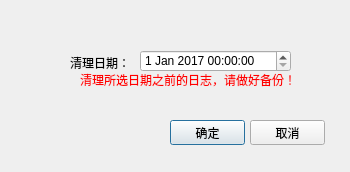
<?xml version="1.0" encoding="UTF-8"?>
<ui version="4.0">
 <class>cleanLogDialog</class>
 <widget class="QDialog" name="cleanLogDialog">
  <property name="geometry">
   <rect>
    <x>0</x>
    <y>0</y>
    <width>350</width>
    <height>172</height>
   </rect>
  </property>
  <property name="windowTitle">
   <string>Dialog</string>
  </property>
  <widget class="QDateTimeEdit" name="dateTimeEdit">
   <property name="geometry">
    <rect>
     <x>140</x>
     <y>50</y>
     <width>151</width>
     <height>22</height>
    </rect>
   </property>
   <property name="dateTime">
    <datetime>
     <hour>0</hour>
     <minute>0</minute>
     <second>0</second>
     <year>2017</year>
     <month>1</month>
     <day>1</day>
    </datetime>
   </property>
  </widget>
  <widget class="QPushButton" name="certainButton">
   <property name="geometry">
    <rect>
     <x>170</x>
     <y>120</y>
     <width>75</width>
     <height>25</height>
    </rect>
   </property>
   <property name="text">
    <string>确定</string>
   </property>
  </widget>
  <widget class="QPushButton" name="pushButton_2">
   <property name="geometry">
    <rect>
     <x>250</x>
     <y>120</y>
     <width>75</width>
     <height>25</height>
    </rect>
   </property>
   <property name="text">
    <string>取消</string>
   </property>
  </widget>
  <widget class="QLabel" name="label">
   <property name="geometry">
    <rect>
     <x>70</x>
     <y>55</y>
     <width>61</width>
     <height>16</height>
    </rect>
   </property>
   <property name="text">
    <string>清理日期：</string>
   </property>
  </widget>
  <widget class="QLabel" name="label_2">
   <property name="geometry">
    <rect>
     <x>80</x>
     <y>70</y>
     <width>221</width>
     <height>20</height>
    </rect>
   </property>
   <property name="styleSheet">
    <string notr="true">color: rgb(255, 0, 0);</string>
   </property>
   <property name="text">
    <string>清理所选日期之前的日志，请做好备份！</string>
   </property>
  </widget>
 </widget>
 <resources/>
 <connections>
  <connection>
   <sender>pushButton_2</sender>
   <signal>clicked()</signal>
   <receiver>cleanLogDialog</receiver>
   <slot>close()</slot>
   <hints>
    <hint type="sourcelabel">
     <x>264</x>
     <y>120</y>
    </hint>
    <hint type="destinationlabel">
     <x>308</x>
     <y>76</y>
    </hint>
   </hints>
  </connection>
 </connections>
</ui>
